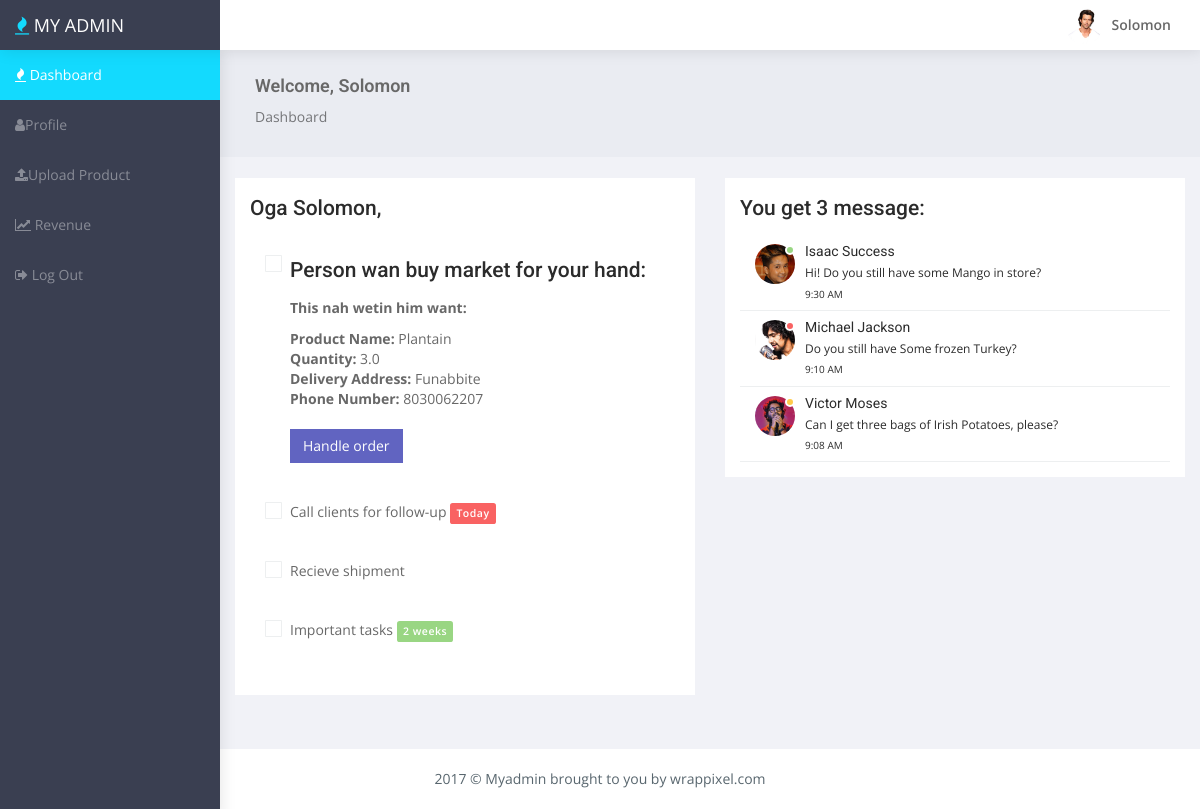
The app's page /posts/dashboard/ (signed in) with its own data.
### posts/models.py (models this page shows, shortened)
class SendQuotes(models.Model):
	name_of_product = models.CharField(max_length=200)
	qty_of_product = models.FloatField()
	delivery_address = models.CharField(max_length = 500)
	phone_number = models.IntegerField()

### posts/views.py (the view)
def farmer_dashboard(request):
	queryset = SendQuotes.objects.filter(id=1)
	context = {
	"object_list": queryset,
	'user': request.user,
	}
	return render(request, "trialdb.html", context)

### templates/trialdb.html (shortened to what this page needs)
{% load staticfiles %}
<!DOCTYPE html>
<html lang="en">
<head>
    <link rel="stylesheet" type="text/css" href="https://cdnjs.cloudflare.com/ajax/libs/font-awesome/4.7.0/css/font-awesome.css">
    <link href="{% static 'css/secdashboard/bootstrap.min.css' %}" rel="stylesheet">
    <link href="{% static 'css/secdashboard/metisMenu.min.css' %}" rel="stylesheet">
    <link href="{% static 'css/secdashboard/morris.css' %}" rel="stylesheet">
    <link href="{% static 'css/secdashboard/style.css' %}" rel="stylesheet">
</head>
<body>
    <div id="wrapper">
        <nav class="navbar navbar-default navbar-static-top" style="margin-bottom: 0">
            <div class="navbar-header"> <a class="navbar-toggle hidden-sm hidden-md hidden-lg " href="javascript:void(0)" data-toggle="collapse" data-target=".navbar-collapse"></a>
                <div class="top-left-part"><a class="logo" href="index.html"><i class="fa fa-fire" aria-hidden="true"></i>&nbsp;<span class="hidden-xs">My Admin</span></a></div>
                <ul class="nav navbar-top-links navbar-right pull-right">
                    <li>
                        <a class="profile-pic" href="#"> <img src="{% static 'img/hritik.jpg' %}" alt="user-img" width="36" class="img-circle"><b class="hidden-xs">{{ user }}</b> </a>
                    </li>
                </ul>
            </div>
        </nav>
        <div class="navbar-default sidebar nicescroll" role="navigation">
            <div class="sidebar-nav navbar-collapse ">
                <ul class="nav" id="side-menu">
                    <li>
                        <a href="/posts/dashboard" class="waves-effect"><i class="fa fa-fire" aria-hidden="true"></i> Dashboard</a>
                    </li>
                    <li>
                        <a href="#" class="waves-effect"><i class="fa fa-user" aria-hidden="true"></i>Profile</a>
                    </li>
                    <li>
                        <a href="/posts/create/" class="waves-effect"><i class="fa fa-upload" aria-hidden="true"></i>Upload Product</a>
                    </li>
                    <li>
                        <a href="/posts/sales_chart/" class="waves-effect"><i class="fa fa-line-chart"></i> Revenue</a>
                    </li>
                    <li>
                        <a href="/posts/logout/" class="waves-effect"><i class="fa fa-sign-out"></i> Log Out</a>
                    </li>
                </ul>
            </div>
        </div>
        <div id="page-wrapper">
            <div class="container-fluid">
                <div class="row bg-title">
                    <div class="col-lg-12">
                        <h4 class="page-title">Welcome, {{ user }}</h4>
                        <ol class="breadcrumb">
                            <li><a href="#">Dashboard</a></li>
                        </ol>
                    </div>
                </div>
                <div class="row">
                    <div class="col-md-12 col-lg-12 col-sm-12">
                    </div>
                </div>
                <div class="row">
                    <div class="col-md-6 col-xs-12 col-sm-12">
                        <div class="white-box">
                            <h3>Oga {{ user }}, </h3>
                            <ul class="list-task list-group" data-role="tasklist">
                            {% for obj in object_list %}
                                <li class="list-group-item" data-role="task">
                                    <div class="checkbox checkbox-info">
                                        <label for="inputSchedule"> <span>
                          <h3>Person wan buy market for your hand: </h3>
                          <p style="font-weight: bold;">This nah wetin him want: </p>
                          <strong>Product Name: </strong>{{ obj.name_of_product }}<br>
                          <strong>Quantity: </strong>{{ obj.qty_of_product }}<br>
                          <strong>Delivery Address: </strong>{{ obj.delivery_address }}<br>
                          <strong>Phone Number: </strong>{{ obj.phone_number }}<br>
                          <br>
                          <a href="#" class="btn btn-primary">Handle order</a>
                        {% endfor %}
                                        </span> </label>
                                    </div>
                                </li>
                                <li class="list-group-item" data-role="task">
                                    <div class="checkbox checkbox-info">
                                        <label for="inputCall"> <span>Call clients for follow-up</span> <span class="label label-danger">Today</span> </label>
                                    </div>
                                </li>
                                <li class="list-group-item" data-role="task">
                                    <div class="checkbox checkbox-info">
                                        <label for="inputRecieve"> <span>Recieve shipment</span> </label>
                                    </div>
                                </li>
                                <li class="list-group-item" data-role="task">
                                    <div class="checkbox checkbox-info">
                                        <label for="inputForward2"> <span>Important tasks</span> <span class="label label-success">2 weeks</span> </label>
                                    </div>
                                </li>
                            </ul>
                        </div>
                    </div>
                    <div class="col-md-6 col-xs-12 col-sm-12">
                        <div class="white-box">
                            <h3>You get 3 message: </h3>
                            <div class="message-center">
                                <a href="#">
                                    <div class="user-img">
                                        <img src="{% static 'img/pawandeep.jpg' %}" alt="user" class="img-circle"> <span class="profile-status online pull-right"></span>
                                    </div>
                                    <div class="mail-contnet">
                                        <h5>Isaac Success</h5>
                                        <span class="mail-desc">Hi! Do you still have some Mango in store?</span> <span class="time">9:30 AM</span>
                                    </div>
                                </a>
                                <a href="#">
                                    <div class="user-img"> <img src="{% static 'img/sonu.jpg' %}" alt="user" class="img-circle"> <span class="profile-status busy pull-right"></span> </div>
                                    <div class="mail-contnet">
                                        <h5>Michael Jackson</h5>
                                        <span class="mail-desc">Do you still have Some frozen Turkey?</span> <span class="time">9:10 AM</span>
                                    </div>
                                </a>
                                <a href="#">
                                    <div class="user-img"> <img src="{% static 'img/arijit.jpg' %}" alt="user" class="img-circle"> <span class="profile-status away pull-right"></span> </div>
                                    <div class="mail-contnet">
                                        <h5>Victor Moses</h5>
                                        <span class="mail-desc">Can I get three bags of Irish Potatoes, please?</span> <span class="time">9:08 AM</span>
                                    </div>
                                </a>
                            </div>
                        </div>
                    </div>
                </div>
            </div>
        </div>
        <footer class="footer text-center"> 2017 &copy; Myadmin brought to you by wrappixel.com </footer>
    </div>
</body>
</html>

### static/css/secdashboard/style.css (style rules this page uses)
* { outline:0!important }
body { background:#3a3f51;font-family:'Open Sans',sans-serif;margin:0;overflow-x:hidden;color:#686868 }
html { position:relative;min-height:100%;background:#f1f2f7 }
h1,h2,h3,h4,h5,h6 { color:#2b2b2b;font-family:Roboto,sans-serif;margin:10px 0;font-weight:300 }
h3 { line-height:30px;font-size:21px }
h4 { line-height:22px;font-size:18px }
h5 { font-size:16px;font-size:14px }
p { line-height:1.6 }
b { font-weight:600 }
label { font-weight:600 }
.label { font-weight:600;letter-spacing:.05em;padding:.3em .6em }
.label-success { background-color:#99d683 }
.label-danger { background-color:#f96262 }
.btn { border-radius:0 }
.list-group-item,.list-group-item:first-child { border-radius:0;border:0 }
#wrapper { width:100% }
#page-wrapper { padding:0 0 60px;min-height:568px;background:#f1f2f7 }
.footer { background:#fff;color:#58666e;left:0;padding:20px 30px;position:absolute;right:0 }
.bg-title { background:#eaecf2;overflow:hidden;padding:15px 20px 10px;margin-bottom:20px }
.bg-title h4 { color:#686868;font-weight:600 }
.bg-title .breadcrumb { background:0 0;padding:0 }
.bg-title .breadcrumb a { color:rgba(0,0,0,.5) }
.bg-title .breadcrumb .active,.logo i { color:#13dafe }
.top-left-part { width:220px;float:left;background:#3a3f51 }
.top-left-part a { color:#fff;font-size:18px;line-height:50px;padding-left:15px;text-transform:uppercase }
.navbar-header { width:100%;background:#fff;border:0 }
.navbar-default { border:0;box-shadow:1px 1px 15px rgba(0,0,0,.1) }
.navbar-top-links { margin-right:0 }
.navbar-top-links>li { float:left }
.navbar-top-links li:last-child { margin-right:15px }
.navbar-top-links>li>a { color:#686868;padding:0 14px;line-height:50px;min-height:50px }
.profile-pic { padding:0 20px;line-height:50px }
.profile-pic img { margin-right:10px }
.btn-primary { background:#6164c1;border:1px solid #6164c1 }
.white-box { background:#fff;padding:15px;margin-bottom:20px }
.white-box h3 { margin:0 0 12px;font-weight:500 }
.waves-effect { position:relative;cursor:pointer;display:inline-block;overflow:hidden;-webkit-user-select:none;-moz-user-select:none;-ms-user-select:none;user-select:none;-webkit-tap-highlight-color:transparent }
.checkbox { padding-left:20px }
.checkbox label { display:inline-block;padding-left:5px;position:relative }
.checkbox label::before { -o-transition:.3s ease-in-out;-webkit-transition:.3s ease-in-out;background-color:#fff;border-radius:1px;border:1px solid rgba(120,130,140,.13);content:"";display:inline-block;height:17px;left:0;margin-left:-20px;position:absolute;transition:.3s ease-in-out;width:17px;outline:0!important }
.checkbox label::after { color:#2b2b2b;display:inline-block;font-size:11px;height:16px;left:0;margin-left:-20px;padding-left:3px;padding-top:1px;position:absolute;top:0;width:16px }
.message-center a { border-bottom:1px solid rgba(120,130,140,.13);display:block;padding:9px 15px }
.message-center .user-img { width:40px;float:left;position:relative;margin:0 10px 15px 0 }
.message-center .user-img img { width:100% }
.message-center .user-img .profile-status { border:2px solid #fff;border-radius:50%;display:inline-block;height:10px;left:30px;position:absolute;top:1px;width:10px }
.message-center .user-img .online { background:#99d683 }
.message-center .user-img .busy { background:#f96262 }
.message-center .user-img .away,.message-center .user-img .offline { background:#ffca4a }
.message-center .mail-contnet h5 { margin:0;font-weight:400;text-overflow:ellipsis;overflow:hidden;white-space:nowrap }
.message-center .mail-contnet .mail-desc { font-size:12px;display:block;margin:5px 0;text-overflow:ellipsis;overflow:hidden;white-space:nowrap;color:#2b2b2b }
.message-center .mail-contnet .time { display:block;font-size:10px;color:#2b2b2b }
.list-group-item:last-child { border-radius:0;border:0 }
.sidebar { background:#3a3f51;overflow-y:auto }
.sidebar .sidebar-nav.navbar-collapse { padding-left:0;padding-right:0 }
#side-menu li a { color:rgba(255,255,255,.4) }
#side-menu>li>a { padding:15px 30px 15px 15px }
#side-menu>li>a.active { background-color:#13dafe;color:#fff }
@media (min-width:768px) { #page-wrapper { position:relative;margin:0 0 0 220px;transition:.5s ease-out;top:50px } }
@media (min-width:768px) { .navbar-default { position:fixed;width:100%;top:0 } }
@media (min-width:768px) { .sidebar { z-index:1;position:fixed;width:220px;top:50px;height:95%;transform:translate3d(0,0,0);transition:all .6s ease-out } }

### records on screen
SendQuotes: name_of_product "Plantain", qty_of_product "3.0", delivery_address "Funabbite", phone_number "8030062207"

### other values on screen
{{ user }} "Solomon"
